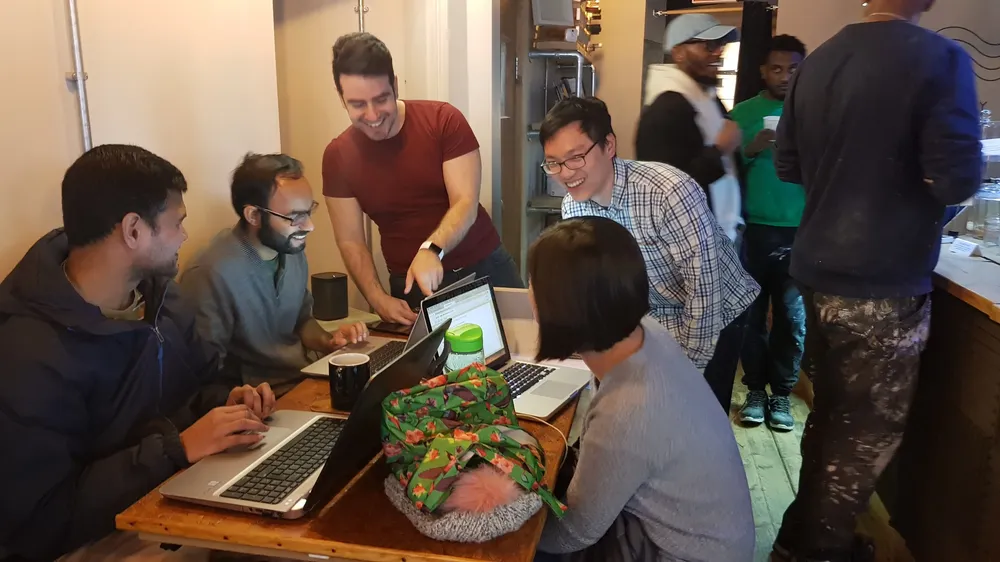
#> input picture img/bml.webp, 1000 x 562 px, shrunk from 4032 x 2268 before the run
$ python colour_spaces.py
#> lines starting #> are read from the running program, lines starting #| are printed output that depends on the picture
import cv2

image = cv2.imread("../img/bml.webp")
#> image is the input picture: shape (562, 1000, 3); mean B, G, R 70.7, 81.9, 97.7
cv2.imshow("Original", image)

# loop over each of the individual channels and display them
for (name, chan) in zip(("B", "G", "R"), cv2.split(image)):
    cv2.imshow(name, chan)
#> this loop made 3 passes
#> name on passes 1 to 3: 'B', 'G', 'R'
#> pass 1, `cv2.imshow(name, chan)`:
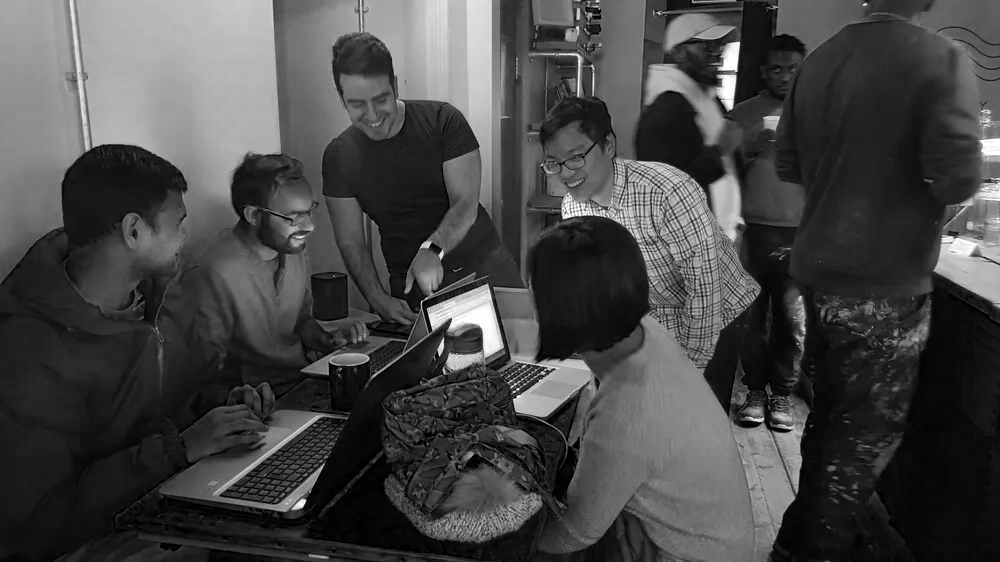
#> window 'B': shape (562, 1000); min 0, max 255, mean 70.7
#> pass 2, `cv2.imshow(name, chan)`:
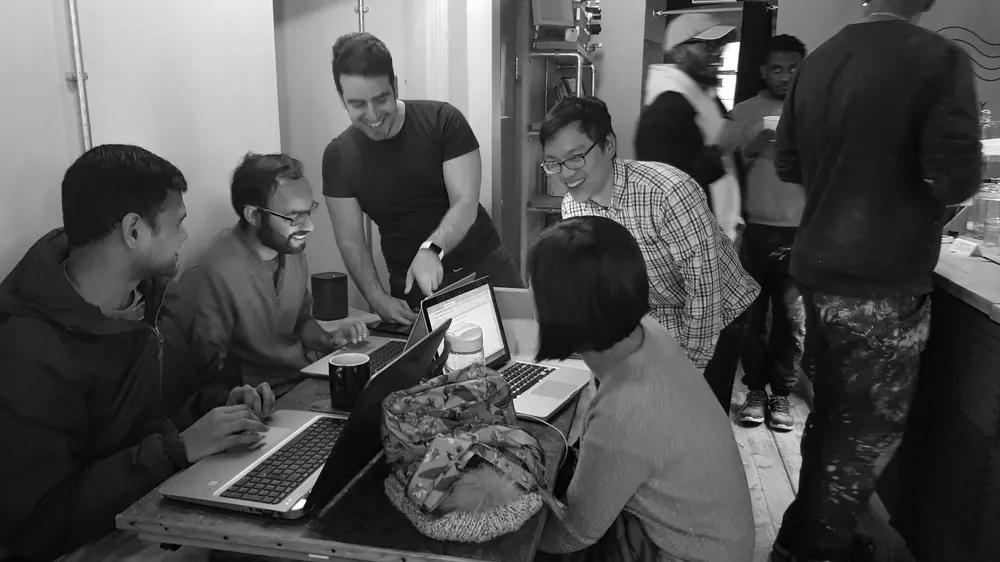
#> window 'G': shape (562, 1000); min 0, max 255, mean 81.9
# wait for a keypress, then close all open windows
cv2.waitKey(0)
cv2.destroyAllWindows()
# convert the image to the HSV color space and show it


import cv2

image = cv2.imread("../img/bml.webp")
cv2.imshow("Original", image)


hsv = cv2.cvtColor(image, cv2.COLOR_BGR2HSV)
#> hsv: shape (562, 1000, 3); mean H, S, V 47.8, 92.7, 102
cv2.imshow("HSV", hsv)
# loop over each of the individual channels and display them
for (name, chan) in zip(("H", "S", "V"), cv2.split(hsv)):
    cv2.imshow(name, chan)
#> this loop made 3 passes
#> pass 1, `cv2.imshow(name, chan)`:
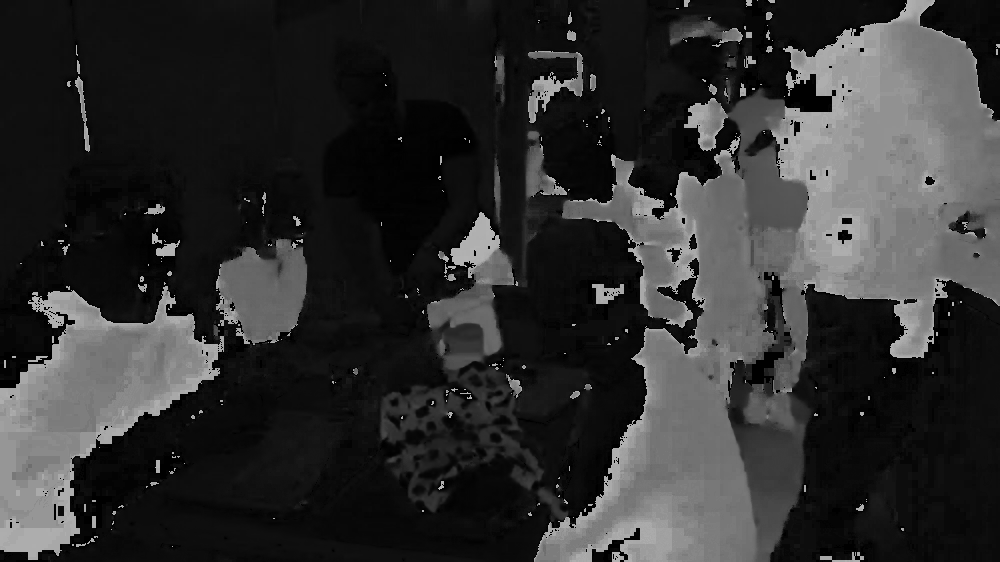
#> window 'H': shape (562, 1000); min 0, max 179, mean 47.8
#> pass 2, `cv2.imshow(name, chan)`:
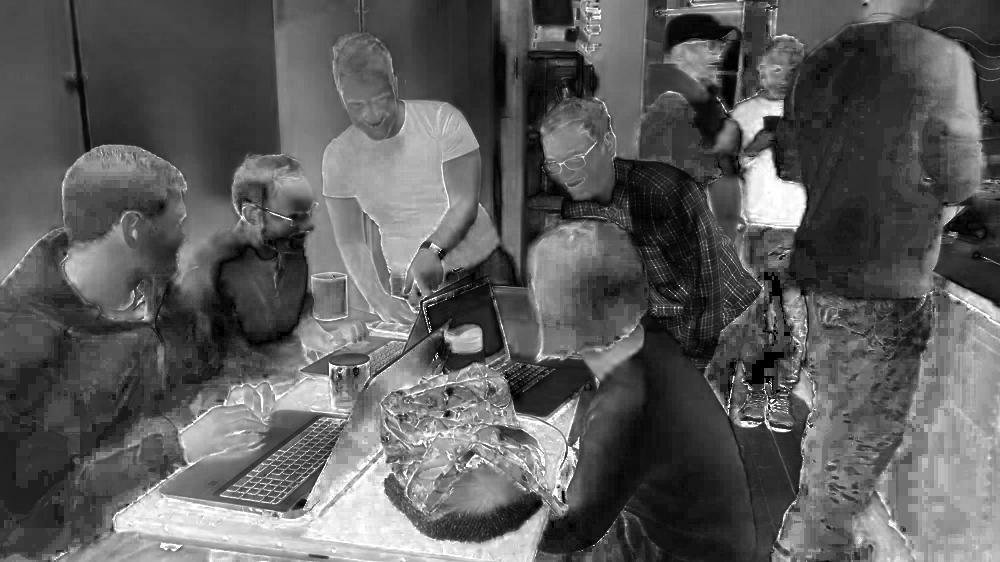
#> window 'S': shape (562, 1000); min 0, max 255, mean 92.7
# wait for a keypress, then close all open windows
cv2.waitKey(0)
cv2.destroyAllWindows()

$ run again, with img/beach.png saved as img/bml.webp
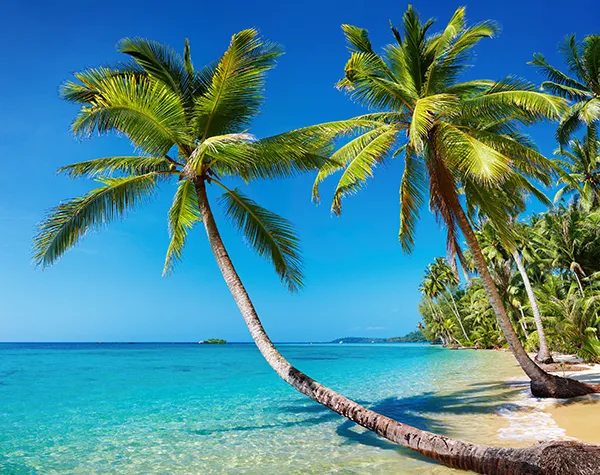
#> input picture img/beach.png, 600 x 475 px
#> image is the input picture: shape (475, 600, 3); mean B, G, R 148.6, 136.7, 73.2
#> the loop `for (name, chan) in zip(("B", "G", "R"), cv2.split(image)):` made 3 passes
#> name on passes 1 to 3: 'B', 'G', 'R'
#> hsv: shape (475, 600, 3); mean H, S, V 75.8, 171.7, 170.5
#> the loop `for (name, chan) in zip(("H", "S", "V"), cv2.split(hsv)):` made 3 passes
#> pass 1, `cv2.imshow(name, chan)`:
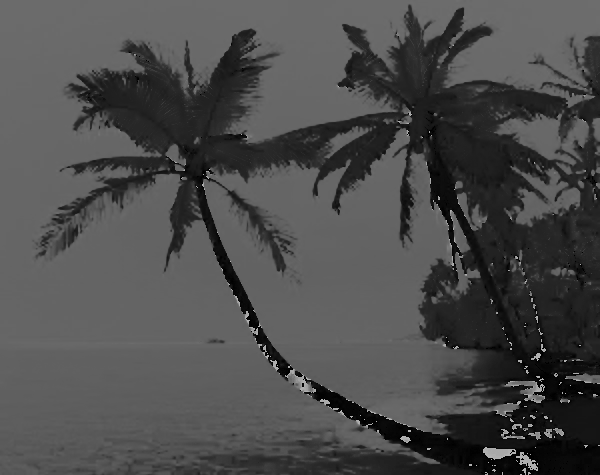
#> window 'H': shape (475, 600); min 0, max 179, mean 75.8
#> pass 2, `cv2.imshow(name, chan)`:
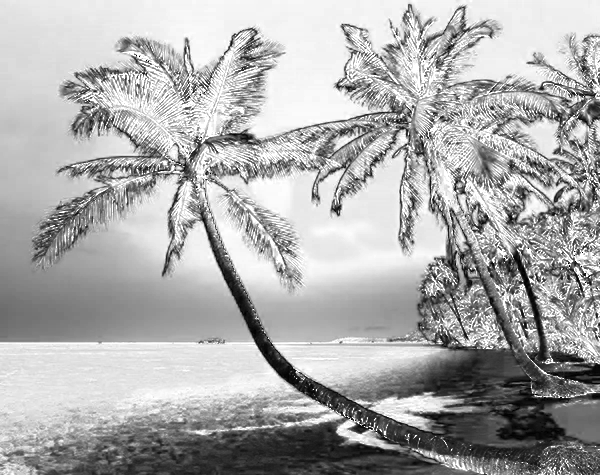
#> window 'S': shape (475, 600); min 0, max 255, mean 171.7

$ run again, with img/bricks.png saved as img/bml.webp
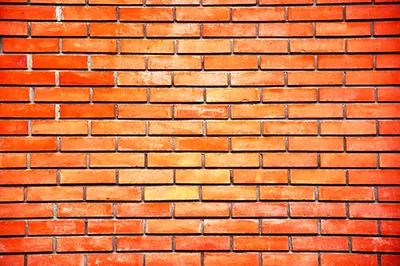
#> input picture img/bricks.png, 400 x 266 px
#> image is the input picture: shape (266, 400, 3); mean B, G, R 68.1, 117.7, 215.1
#> the loop `for (name, chan) in zip(("B", "G", "R"), cv2.split(image)):` made 3 passes
#> name on passes 1 to 3: 'B', 'G', 'R'
#> hsv: shape (266, 400, 3); mean H, S, V 10.2, 178.5, 215.1
#> the loop `for (name, chan) in zip(("H", "S", "V"), cv2.split(hsv)):` made 3 passes
#> pass 1, `cv2.imshow(name, chan)`:
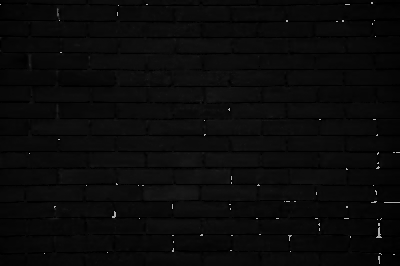
#> window 'H': shape (266, 400); min 0, max 179, mean 10.2
#> pass 2, `cv2.imshow(name, chan)`:
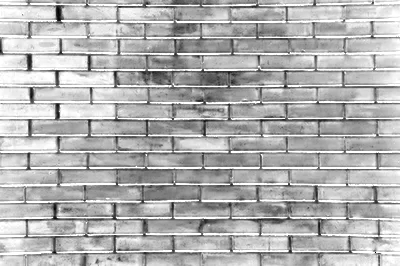
#> window 'S': shape (266, 400); min 0, max 255, mean 178.5
